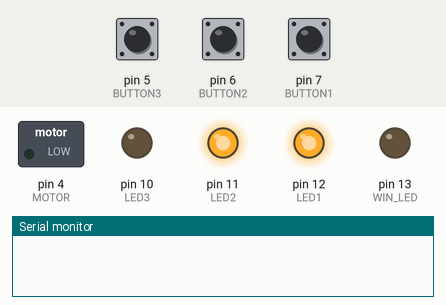
Recording of a sketch running on a simulated Arduino Uno, built with avr-gcc and run on an emulated ATmega328P. On the bench: switched loads named in the sketch (green lamp = pin HIGH), output pins drawn as LEDs (lit = HIGH), the last lines printed to the serial monitor. The test bench sets the inputs (shaded band); at power-on: pin 6 (BUTTON2) LOW, pin 5 (BUTTON3) LOW, pin 7 (BUTTON1) LOW. Random numbers use the default seed unless the sketch sets one.

Above: at 4.2 s.
4.3 s: pin 6 (BUTTON2) pulled HIGH for 0.15 s
At 5.1 s:
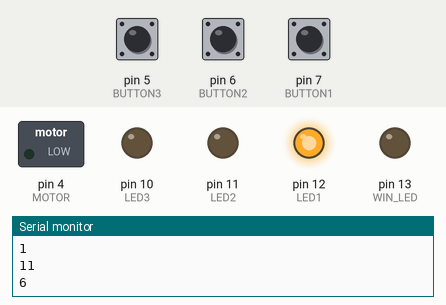
At 5.8 s:
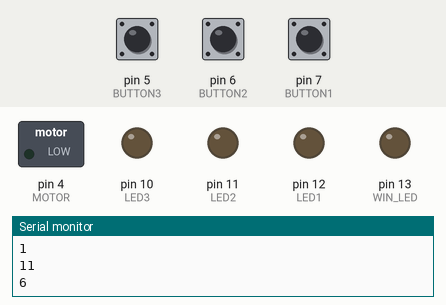
Timing chart, 0 to 22.0 s (numbered marks = the images above; inputs shaded):
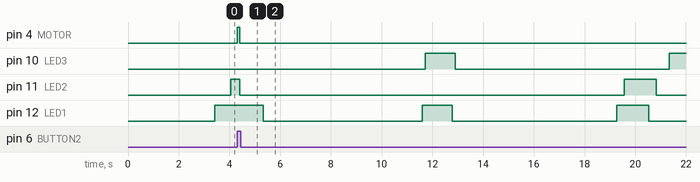

Measured:
- after the input at 4.3 s, pin 4 (MOTOR): LOW → HIGH at once, → LOW 0.11 s later
- by itself, pin 12 (LED1): alternates HIGH for 1.2 s and LOW for 6.4 s

The sketch:

moles.ino
```cpp
//
// Arduino Components
const int WIN_LED = 13;
const int LED1 = 12;
const int LED2 = 11;
const int LED3 = 10;
const int BUTTON1 = 7;
const int BUTTON2 = 6;
const int BUTTON3 = 5;
const int PIEZO = A0;
const int MOTOR = 4;

// extra information
const int MOLE_UP = 1;
const int MOLE_DOWN = -1;

int count = 0;
int blinker = 0;
long ran = 100;
long ran_seed;

// Mole class
class Mole{
  public:
    int state;
    int lifespan;
    int ledPin;
    int buttonPin;

    Mole(int state, int ledPin, int buttonPin){
      this->state = state;
      this->lifespan = 0;
      this->ledPin = ledPin;
      this->buttonPin = buttonPin;
    }
    void showInfo(){
      Serial.println(this->state);
      Serial.println(this->ledPin);
      Serial.println(this->buttonPin);
    }
    void check(){
      //this->showInfo();
      if(this->state == MOLE_DOWN){
        ran = random(100000);
        if(ran < 5){
          this->state = MOLE_UP;
          this->lifespan = 10000;
          digitalWrite(this->ledPin, HIGH);
        }
      }else{
        if(digitalRead(this->buttonPin) == HIGH){
          count++;
          this->showInfo();
          this->state = MOLE_DOWN;
          digitalWrite(MOTOR, HIGH);
          delay(100);
          digitalWrite(this->ledPin, LOW);
          ran_seed = analogRead(PIEZO);
          randomSeed(ran_seed);
          delay(10);
          digitalWrite(MOTOR, LOW);
        }else{
          lifespan--;
          if(lifespan <= 0){
            this->state = MOLE_DOWN;
            digitalWrite(this->ledPin, LOW);
          }
        }
      }
    }
};// end Mole class

// set up moles
Mole mole1(MOLE_DOWN, LED1, BUTTON1);
Mole mole2(MOLE_DOWN, LED2, BUTTON2);
Mole mole3(MOLE_DOWN, LED3, BUTTON3);

void setup(){
  Serial.begin(9600);
  pinMode(MOTOR, OUTPUT);
  pinMode(PIEZO, INPUT);
  pinMode(WIN_LED, OUTPUT);
  pinMode(LED1, OUTPUT);
  pinMode(LED2, OUTPUT);
  pinMode(LED3, OUTPUT);
  pinMode(BUTTON1, INPUT);
  pinMode(BUTTON2, INPUT);
  pinMode(BUTTON3, INPUT);
}

void loop(){
  mole1.check();
  mole2.check();
  mole3.check();
  // Player has finished
  while(count >= 20){
    digitalWrite(WIN_LED, HIGH);
  }
}
```
